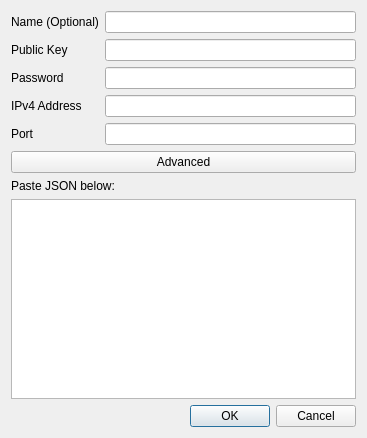
<?xml version="1.0" encoding="UTF-8"?>
<ui version="4.0">
 <class>Dialog</class>
 <widget class="QDialog" name="Dialog">
  <property name="geometry">
   <rect>
    <x>0</x>
    <y>0</y>
    <width>367</width>
    <height>238</height>
   </rect>
  </property>
  <property name="windowTitle">
   <string>Add Peer</string>
  </property>
  <layout class="QGridLayout" name="gridLayout">
   <item row="4" column="0">
    <widget class="QDialogButtonBox" name="buttonBox">
     <property name="orientation">
      <enum>Qt::Horizontal</enum>
     </property>
     <property name="standardButtons">
      <set>QDialogButtonBox::Cancel|QDialogButtonBox::Ok</set>
     </property>
    </widget>
   </item>
   <item row="0" column="0">
    <layout class="QGridLayout" name="gridLayout_2">
     <property name="sizeConstraint">
      <enum>QLayout::SetFixedSize</enum>
     </property>
     <item row="3" column="1">
      <widget class="QLineEdit" name="passField"/>
     </item>
     <item row="5" column="1">
      <widget class="QLineEdit" name="portField"/>
     </item>
     <item row="4" column="1">
      <widget class="QLineEdit" name="v4Field"/>
     </item>
     <item row="1" column="0">
      <widget class="QLabel" name="label">
       <property name="text">
        <string>Name (Optional)</string>
       </property>
      </widget>
     </item>
     <item row="2" column="0">
      <widget class="QLabel" name="label_2">
       <property name="text">
        <string>Public Key</string>
       </property>
      </widget>
     </item>
     <item row="3" column="0">
      <widget class="QLabel" name="label_3">
       <property name="text">
        <string>Password</string>
       </property>
      </widget>
     </item>
     <item row="4" column="0">
      <widget class="QLabel" name="label_4">
       <property name="text">
        <string>IPv4 Address</string>
       </property>
      </widget>
     </item>
     <item row="5" column="0">
      <widget class="QLabel" name="label_5">
       <property name="text">
        <string>Port</string>
       </property>
      </widget>
     </item>
     <item row="2" column="1">
      <widget class="QLineEdit" name="keyField"/>
     </item>
     <item row="1" column="1">
      <widget class="QLineEdit" name="nameField"/>
     </item>
    </layout>
   </item>
   <item row="1" column="0">
    <widget class="QPushButton" name="pushButton">
     <property name="text">
      <string>Advanced</string>
     </property>
    </widget>
   </item>
   <item row="3" column="0">
    <widget class="QPlainTextEdit" name="plainTextEdit">
     <property name="minimumSize">
      <size>
       <width>0</width>
       <height>200</height>
      </size>
     </property>
    </widget>
   </item>
   <item row="2" column="0">
    <widget class="QLabel" name="jsonLabel">
     <property name="text">
      <string>Paste JSON below:</string>
     </property>
    </widget>
   </item>
  </layout>
 </widget>
 <tabstops>
  <tabstop>nameField</tabstop>
  <tabstop>keyField</tabstop>
  <tabstop>passField</tabstop>
  <tabstop>v4Field</tabstop>
  <tabstop>portField</tabstop>
  <tabstop>buttonBox</tabstop>
 </tabstops>
 <resources/>
 <connections>
  <connection>
   <sender>buttonBox</sender>
   <signal>accepted()</signal>
   <receiver>Dialog</receiver>
   <slot>accept()</slot>
   <hints>
    <hint type="sourcelabel">
     <x>248</x>
     <y>254</y>
    </hint>
    <hint type="destinationlabel">
     <x>157</x>
     <y>274</y>
    </hint>
   </hints>
  </connection>
  <connection>
   <sender>buttonBox</sender>
   <signal>rejected()</signal>
   <receiver>Dialog</receiver>
   <slot>reject()</slot>
   <hints>
    <hint type="sourcelabel">
     <x>316</x>
     <y>260</y>
    </hint>
    <hint type="destinationlabel">
     <x>286</x>
     <y>274</y>
    </hint>
   </hints>
  </connection>
  <connection>
   <sender>pushButton</sender>
   <signal>released()</signal>
   <receiver>plainTextEdit</receiver>
   <slot>show()</slot>
   <hints>
    <hint type="sourcelabel">
     <x>183</x>
     <y>154</y>
    </hint>
    <hint type="destinationlabel">
     <x>183</x>
     <y>257</y>
    </hint>
   </hints>
  </connection>
  <connection>
   <sender>pushButton</sender>
   <signal>released()</signal>
   <receiver>jsonLabel</receiver>
   <slot>show()</slot>
   <hints>
    <hint type="sourcelabel">
     <x>183</x>
     <y>92</y>
    </hint>
    <hint type="destinationlabel">
     <x>183</x>
     <y>117</y>
    </hint>
   </hints>
  </connection>
 </connections>
</ui>
